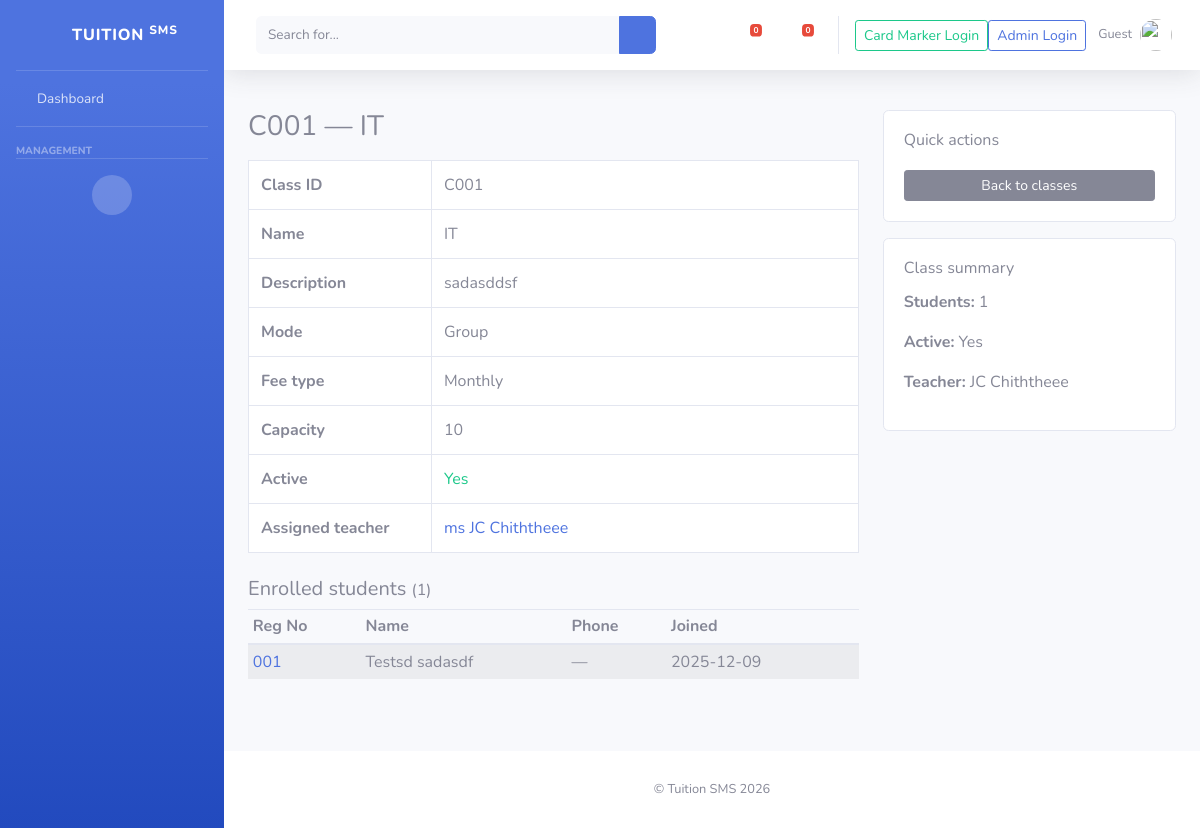
Screenshot of /classes/2/ with the database file from the repository.
### academic_core/models.py (models this page shows, shortened)
class TuitionClass(models.Model):
    class_id = models.CharField(max_length=40, unique=True)
    name = models.CharField(max_length=200)
    description = models.TextField(blank=True)
    class_mode = models.CharField(max_length=20, choices=CLASS_MODE_CHOICES, default='group')
    fee_type = models.CharField(max_length=20, choices=FEE_TYPE_CHOICES, default='per_session')
    per_session_fee = models.DecimalField(max_digits=10, decimal_places=2, default=Decimal('0.00'))
    monthly_fee = models.DecimalField(max_digits=10, decimal_places=2, default=Decimal('0.00'))
    class_teacher = models.ForeignKey(
        Teacher,
        on_delete=models.SET_NULL,
        null=True,
        blank=True,
        related_name='tuition_classes'
    )
    capacity = models.PositiveIntegerField(default=10)
    active = models.BooleanField(default=True)
    class Meta:
        ordering = ['class_id']

class Teacher(models.Model):
    title = models.CharField(max_length=10, choices=TITLE_CHOICES, default='mr')
    first_name = models.CharField(max_length=120)
    last_name = models.CharField(max_length=120)
    profile_photo = models.ImageField(upload_to='teachers/photos/', null=True, blank=True)
    dob = models.DateField(null=True, blank=True)
    phone = models.CharField(max_length=32, blank=True)
    whatsapp = models.CharField(max_length=32, blank=True)
    email = models.EmailField(blank=True, null=True)
    user = models.OneToOneField(
        settings.AUTH_USER_MODEL,
        on_delete=models.SET_NULL,
        null=True,
        blank=True,
        related_name='teacher_profile'
    )
    is_active = models.BooleanField(default=True)
    class Meta:
        ordering = ['last_name', 'first_name']

class Student(models.Model):
    reg_no = models.CharField(max_length=30, unique=True)  # Student ID
    profile_photo = models.ImageField(upload_to='students/photos/', null=True, blank=True)
    first_name = models.CharField(max_length=120)
    last_name = models.CharField(max_length=120)
    dob = models.DateField(null=True, blank=True)
    joined_date = models.DateField(default=timezone.now)
    nic = models.CharField(max_length=30, blank=True)
    school = models.CharField(max_length=200, blank=True)
    gender = models.CharField(max_length=10, choices=GENDER_CHOICES, null=True, blank=True)
    current_class = models.ForeignKey(
        TuitionClass,
        on_delete=models.PROTECT,
        null=True,
        blank=True,
        related_name='students'
    )
    address = models.TextField(blank=True)
    phone = models.CharField(max_length=32, blank=True)
    whatsapp = models.CharField(max_length=32, blank=True)
    email = models.EmailField(blank=True, null=True)
    is_active = models.BooleanField(default=True)
    class Meta:
        ordering = ['reg_no']

### academic_core/templates_views.py (the view)
# urls.py: path('classes/<int:pk>/', tv.TuitionClassDetailView.as_view(), name='class_detail'),
class TuitionClassDetailView(DetailView):
    model = TuitionClass
    template_name = 'academic_core/class_detail.html'
    context_object_name = 'class_obj'
    def get_context_data(self, **kwargs):
        ctx = super().get_context_data(**kwargs)
        ctx['students'] = self.object.students.select_related('current_class').order_by('reg_no')
        ctx['teacher'] = self.object.class_teacher
        return ctx

### academic_core/templates/academic_core/class_detail.html (shortened to what this page needs)
{% extends "academic_core/base.html" %}
{% block content %}
<div class="row">
  <div class="col-md-8">
    <h3 class="mb-3">{{ object.class_id }} — {{ object.name }}</h3>
    <table class="table table-bordered bg-white">
      <tbody>
        <tr>
          <th width="30%">Class ID</th>
          <td>{{ object.class_id }}</td>
        </tr>
        <tr>
          <th>Name</th>
          <td>{{ object.name }}</td>
        </tr>
        <tr>
          <th>Description</th>
          <td>{{ object.description|linebreaksbr|default:"—" }}</td>
        </tr>
        <tr>
          <th>Mode</th>
          <td>{{ object.get_class_mode_display }}</td>
        </tr>
        <tr>
          <th>Fee type</th>
          <td>{{ object.get_fee_type_display }}</td>
        </tr>
        <tr>
          <th>Capacity</th>
          <td>{{ object.capacity }}</td>
        </tr>
        <tr>
          <th>Active</th>
          <td>{% if object.active %}<span class="text-success">Yes</span>{% else %}<span class="text-danger">No</span>{% endif %}</td>
        </tr>
        <tr>
          <th>Assigned teacher</th>
          <td>
            {% if object.class_teacher %}
              <a href="{% url 'academic_core:teacher_detail' object.class_teacher.pk %}">
                {{ object.class_teacher.title }} {{ object.class_teacher.first_name }} {{ object.class_teacher.last_name }}
              </a>
            {% else %}
              —
            {% endif %}
          </td>
        </tr>
      </tbody>
    </table>
    <h5 class="mt-4">Enrolled students <small class="text-muted">({{ object.students.count }})</small></h5>
    <div class="table-responsive">
      <table class="table table-sm table-striped">
        <thead>
          <tr>
            <th>Reg No</th>
            <th>Name</th>
            <th>Phone</th>
            <th>Joined</th>
            <th></th>
          </tr>
        </thead>
        <tbody>
          {% for s in object.students.all %}
            <tr>
              <td><a href="{% url 'academic_core:student_detail' s.pk %}">{{ s.reg_no }}</a></td>
              <td>{{ s.first_name }} {{ s.last_name }}</td>
              <td>{{ s.phone|default:"—" }}</td>
              <td>{{ s.joined_date|date:"Y-m-d" }}</td>
              <td>
              </td>
            </tr>
          {% empty %}
            <tr><td colspan="5" class="text-center">No students enrolled in this class.</td></tr>
          {% endfor %}
        </tbody>
      </table>
    </div>
  </div>
  <div class="col-md-4">
    <div class="card mb-3">
      <div class="card-body">
        <h6 class="card-title">Quick actions</h6>
        <a class="btn btn-sm btn-secondary mt-2 w-100" href="{% url 'academic_core:class_list' %}">Back to classes</a>
      </div>
    </div>
    <div class="card">
      <div class="card-body">
        <h6 class="card-title">Class summary</h6>
        <p><strong>Students:</strong> {{ object.students.count }}</p>
        <p><strong>Active:</strong> {% if object.active %}Yes{% else %}No{% endif %}</p>
        <p><strong>Teacher:</strong> {% if object.class_teacher %}{{ object.class_teacher.first_name }} {{ object.class_teacher.last_name }}{% else %}—{% endif %}</p>
      </div>
    </div>
  </div>
</div>
{% endblock %}

### rows the page displays
TuitionClass: class_id "C001", name "IT", description "sadasddsf", class_mode "Group", fee_type "Monthly", capacity "10", class_teacher "ms", class_teacher.first_name "JC", class_teacher.last_name "Chiththeee", students.count "1"
Student: reg_no "001", first_name "Testsd", last_name "sadasdf", phone "—", joined_date "2025-12-09"

### other values shown
{{ alerts_count|default:"0" }} "0"
{{ messages_count|default:"0" }} "0"
